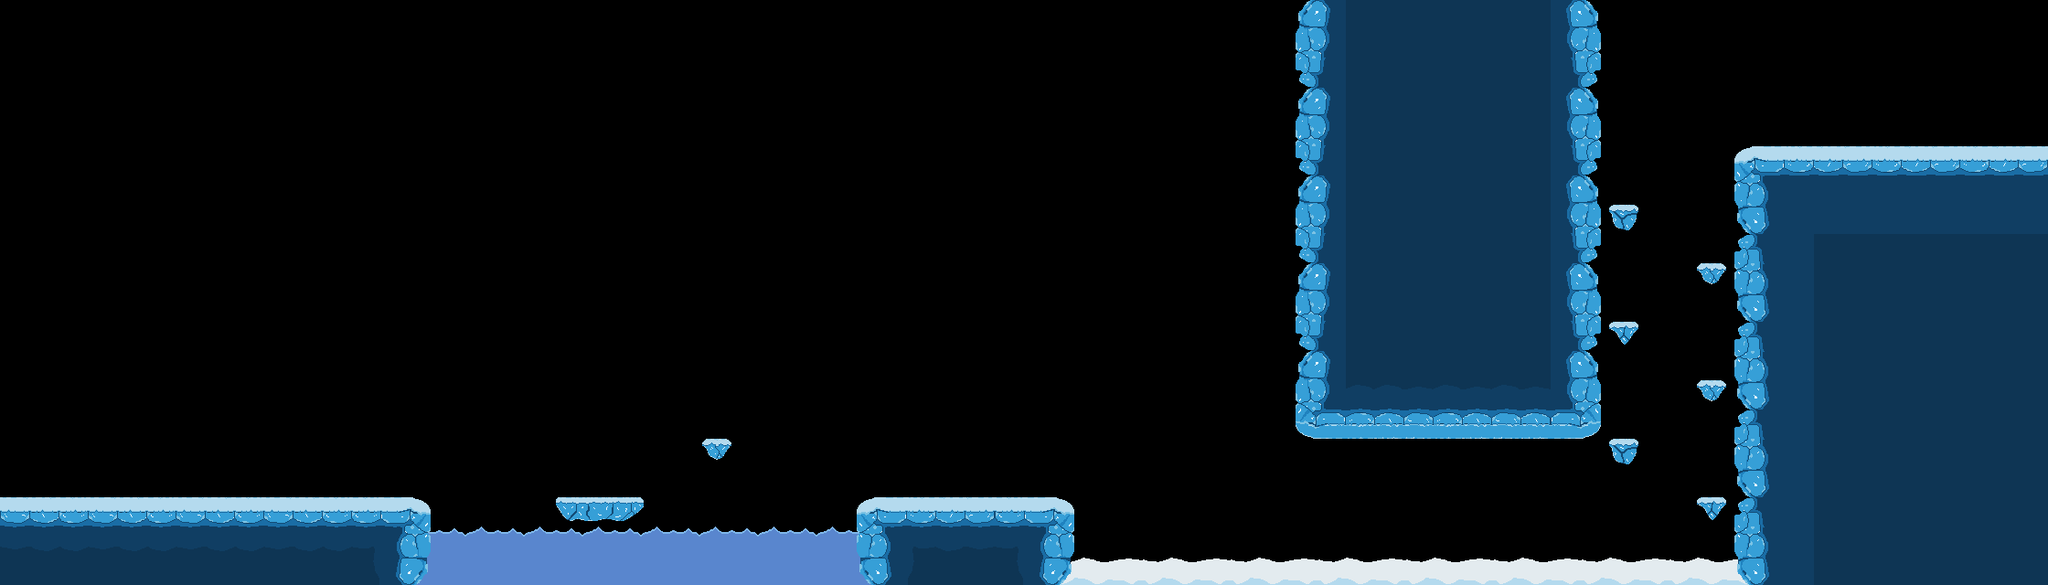

A 2D game scene composited from a Tiled map and its tileset images. What follows is a short description and the map's XML, with each tile layer's data collapsed to a summary:
An orthogonal 70x20 tile map with 32x32 px tiles, 3 tile layers (eau, neige, sols).

<map version="1.9" tiledversion="1.9.2" orientation="orthogonal" renderorder="right-down" width="70" height="20" tilewidth="32" tileheight="32" infinite="0" nextlayerid="5" nextobjectid="1">
 <tileset firstgid="1" name="assets_glace" tilewidth="32" tileheight="32" tilecount="64" columns="8">
  <image source="assets/biome_glace.png" width="256" height="256" />
 </tileset>
 <layer id="3" name="eau" width="70" height="20">
  <data>[1400 cells, 32 non-empty, 4 distinct tile ids]</data>
 </layer>
 <layer id="4" name="neige" width="70" height="20">
  <data>[1400 cells, 24 non-empty, 3 distinct tile ids]</data>
 </layer>
 <layer id="1" name="sols" width="70" height="20">
  <data>[1400 cells, 409 non-empty, 33 distinct tile ids]</data>
 </layer>
</map>